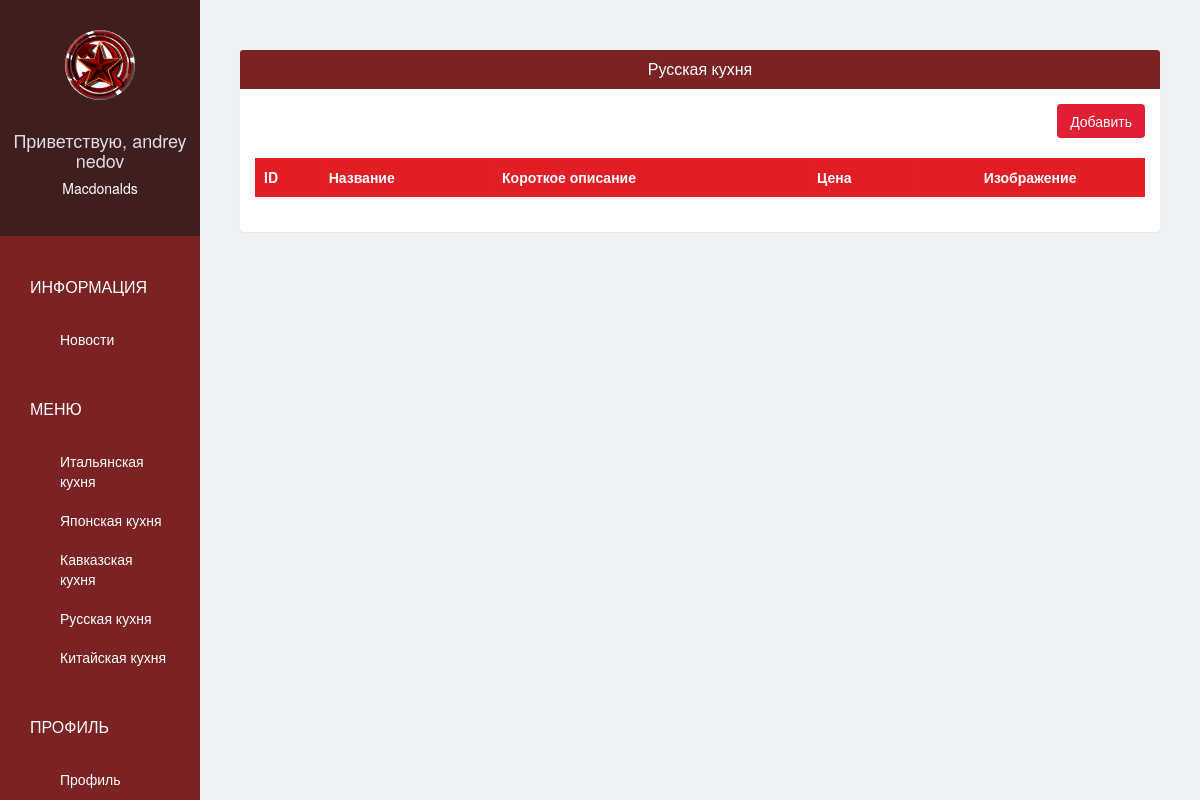
Page /pizzashop/russia/ (signed in) on the earlier database version.
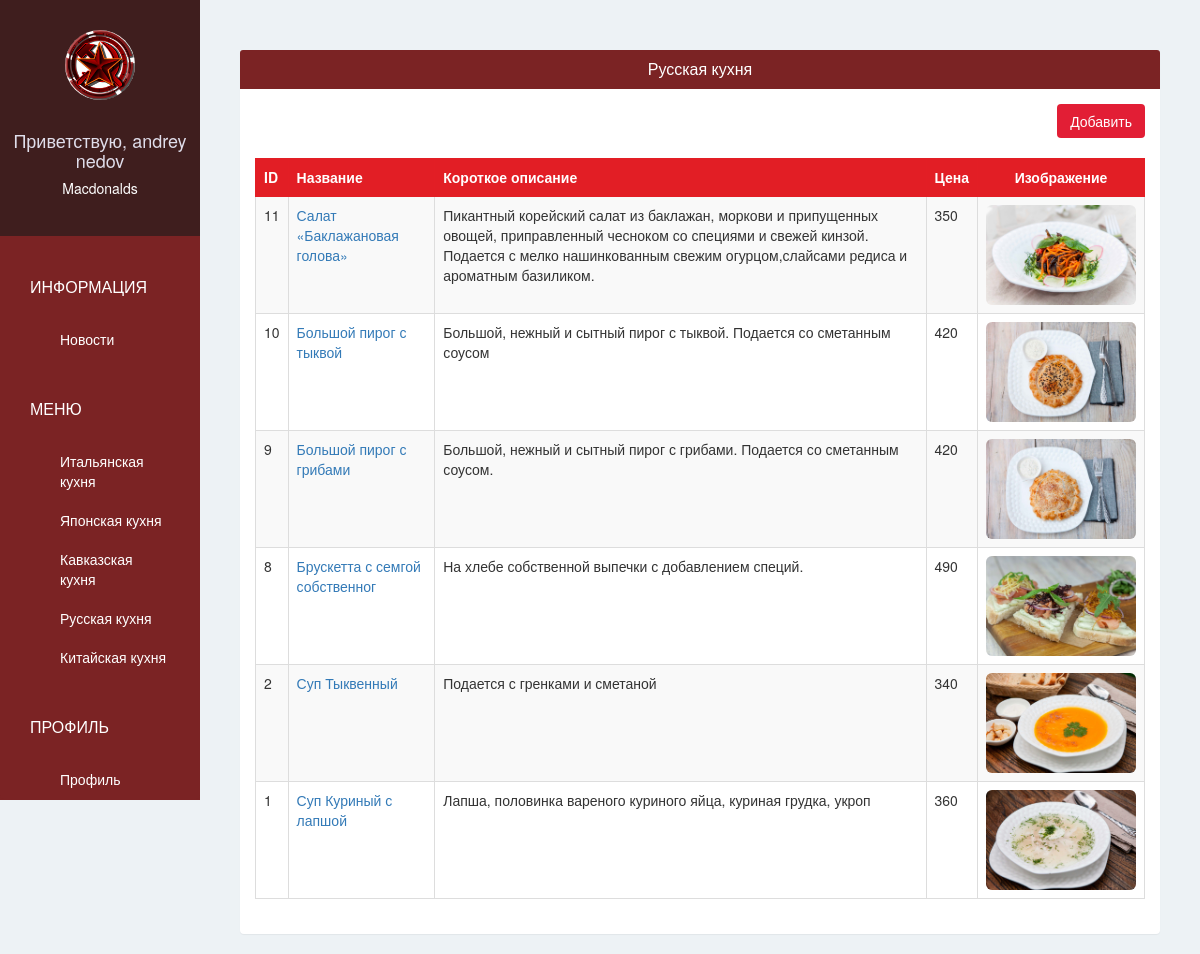
Same page on the later database version.
### pizzashopapp/models.py (models this page shows, shortened)
class Russia(models.Model):
    pizzashop = models.ForeignKey(PizzaShop)
    name = models.CharField(max_length=30)
    short_description = models.CharField(max_length=10000)
    image = models.ImageField(upload_to=get_russia_upload_path, blank=False)
    price = models.IntegerField(default=0)

### pizzashopapp/views.py (the view)
# urls.py: url(r'^pizzashop/russia/$', views.pizzashop_russia, name='pizzashop-russia'),
@login_required(login_url='/pizzashop/sign-in/')
def pizzashop_russia(request):
    russias = Russia.objects.filter(pizzashop = request.user.pizzashop).order_by("-id")
    return render(request, 'pizzashop/russia.html', {
        'russias':russias,
    })

### pizzashopapp/templates/pizzashop/russia.html
{% extends 'pizzashop/base.html' %}
{% block page %}
<div class="panel">
  <div class="panel-heading bg-ruby">
    <h4 class="panel-title text-center text-white">
      Русская кухня
    </h4>
  </div>
  <div class="panel-body">
    <div class="text-right">
      <a href="{% url 'pizzashop-add-russia' %}"class="btn btn-red">Добавить</a>
      <br/>
      <br/>
    </div>
    <table class="table table-bordered table-hover table-striped">
      <thead>
        <tr class="bg-red text-white">
          <th>ID</th>
          <th>Название</th>
          <th>Короткое описание</th>
          <th>Цена</th>
          <th class="text-center">Изображение</th>
        </tr>
      </thead>
      <tbody>
        {% for russia in russias %}
          <tr>
            <td scope="row">{{ russia.id }}</td>
            <td><a href="{% url 'pizzashop-edit-russia' russia.id %}">{{ russia.name }}</a></td>
            <td>{{ russia.short_description }}</td>
            <td>{{ russia.price }}</td>
            <td class="text-center"><img class="img-rounded" src="{{ MEDIA_URL }}{{ russia.image }}" width = "150"></td>
          </tr>
        {% endfor %}
      </tbody>
    </table>
  </div>
</div>
{% endblock %}

Differences in the rows shown:
added Russia: id "11", name "Салат «Баклажановая голова»", short_description "Пикантный корейский салат из баклажан, моркови и припущенных овощей, приправленный чесноком со специями и свежей кинзой. Подается с мелко нашинкованным свежим огурцом,слайсами редиса и ароматным базиликом.", price "350", image (picture)
added Russia: id "10", name "Большой пирог с тыквой", short_description "Большой, нежный и сытный пирог с тыквой. Подается со сметанным соусом", price "420", image (picture)
added Russia: id "9", name "Большой пирог с грибами", short_description "Большой, нежный и сытный пирог с грибами. Подается со сметанным соусом.", price "420", image (picture)
added Russia: id "8", name "Брускетта с семгой собственног", short_description "На хлебе собственной выпечки с добавлением специй.", price "490", image (picture)
added Russia: id "2", name "Суп Тыквенный", short_description "Подается с гренками и сметаной", price "340", image (picture)
added Russia: id "1", name "Суп Куриный с лапшой", short_description "Лапша, половинка вареного куриного яйца, куриная грудка, укроп", price "360", image (picture)
